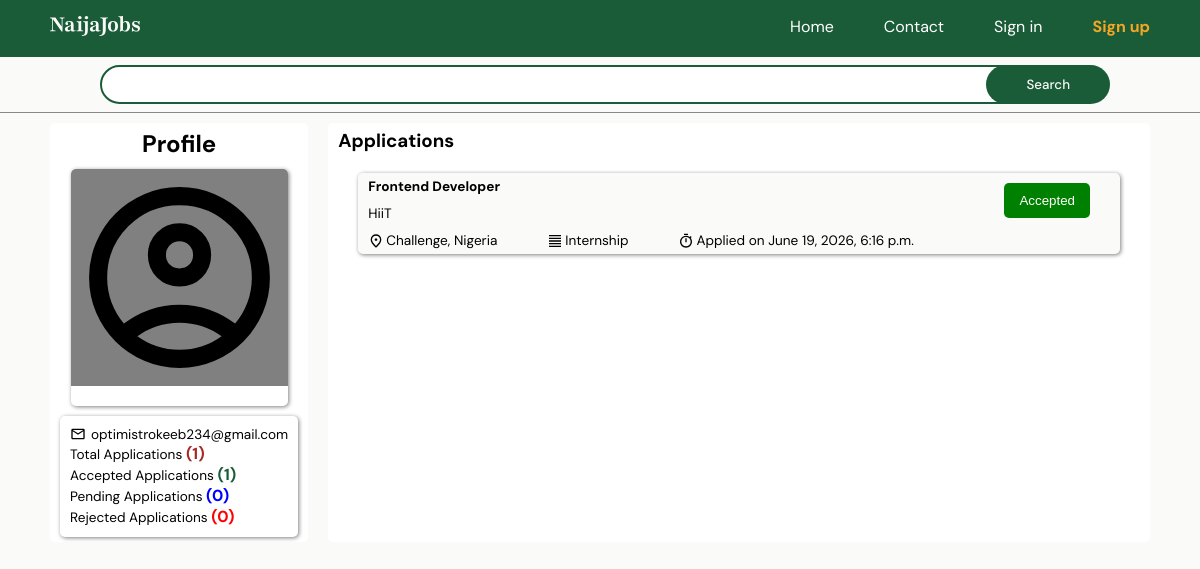
The page /my-application (signed in) on the database its author committed.
### accounts/models.py (models this page shows)
class User(AbstractUser):
    role_options = (('Employer', 'employer'),('seeker', 'Job seeker'))
    id = models.UUIDField(primary_key=True, editable=False, default=uuid.uuid4)
    role = models.CharField(max_length=20, choices= role_options)

### routes/models.py (models this page shows, shortened)
class Application(models.Model):
    STATUS_CHOICES = (('pending', 'Pending'), ('accepted', 'Accepted'), ('rejected', 'Rejected'))
    applicant = models.ForeignKey(
        User,
        on_delete=models.CASCADE,
        related_name="applications"
    )
    job = models.ForeignKey(
        JobPost,
        on_delete=models.CASCADE,
        related_name="applications"
    )
    status = models.CharField(
        max_length=20,
        choices=STATUS_CHOICES,
        default="pending"
    )
    applied_at = models.DateTimeField(auto_now_add=True)
    class Meta:
        unique_together = ("applicant", "job")

### Employer/models.py (models this page shows, shortened)
class JobPost(models.Model):
    user = models.ForeignKey(
        User,
        on_delete=models.CASCADE,
        related_name="job_posts"
    )
    status_options = (('open', 'Open'), ('closed', 'Closed'))
    type_options = (('full_time', 'Full Time'), ('part_time', 'Part Time'), ('internship', 'Internship'), ('contract', 'Contract'))
    title = models.CharField(max_length=50)
    job_type = models.CharField(max_length=50, choices=type_options, db_index=True)
    salary_min = models.PositiveIntegerField()
    salary_max = models.PositiveIntegerField()
    description = models.TextField()
    category = models.CharField(max_length=50, db_index=True)
    date_posted = models.DateTimeField(auto_now_add=True)
    date_closing = models.DateField()
    status = models.CharField(max_length=20, choices=status_options, db_index=True, default="Open")
    is_active = models.BooleanField(default=True)

class EmployerProfile(models.Model):
    user = models.OneToOneField(
        User,
        on_delete=models.CASCADE,
        related_name="employer_profile"
    )
    company_name = models.CharField(max_length=50)
    industry = models.CharField(max_length=50)
    location = models.TextField()
    website = models.TextField()
    about_us = models.TextField()
    email = models.CharField(max_length=50)
    phone = models.CharField(max_length=11)
    linkedin = models.TextField()
    office_held = models.CharField(max_length=30)

### routes/views.py (the view)
# urls.py: path("my-application", views.Job_Applications, name="my_applications"),
@login_required
def Job_Applications(request):
    if(request.user.role == "Employer"):
        return redirect("home")
    job_applications = request.user.applications.all()
    total_applications = request.user.applications.all().count()
    pending = request.user.applications.all().filter(status = "pending").count()
    total_acceptance = request.user.applications.all().filter(status = "Accepted").count()
    total_rejected = request.user.applications.all().filter(status = "Rejected").count()
    return render(request, "routes/job-applications.html", {
        "applications" : job_applications,
          "total" : total_applications,
          "pending" : pending,
          "accepted" : total_acceptance,
          "rejected" : total_rejected
        })

### templates/routes/job-applications.html (shortened to what this page needs)
{% extends "base.html" %}
{% load static %}
{% block style %} <link rel="stylesheet" href="{% static 'css/job-application.css'%}"> {% endblock %}
{% block content %}
    {% if applications %}
    <section id="container">
        <aside class="first">
            <h3>Profile</h3>
            <div class="profiles">
                <img src="{% static 'svg/user-black.svg' %}" alt="">
            </div>
            <div class="stats">
                <p class="mail"><img width="16" src="{% static 'svg/mail.svg' %}" alt=""> {{ request.user.email }}</p>
                <p>Total Applications <b class="brown">({{ total }})</b></p>
                <p>Accepted Applications <b class="green">({{ accepted }})</b></p>
                <p>Pending Applications <b class="blue">({{ pending }})</b></p>
                <p>Rejected Applications <b class="red">({{ rejected }})</b></p>
            </div>
        </aside>
        <aside class="second">
            <h3>Applications</h3>
            {% for application in applications %}
                <a class="application-card" href="{% url 'job_detail' application.job.id %}">
                    <article class="first">
                        <section class="left">
                            <h4>{{ application.job.title }}</h4>
                            <p>{{ application.job.user.employer_profile.company_name }}</p>
                        </section>
                        <section class="right">
                            {% if application.status == "pending" %}
                                <button class="btn grey" type="button">{{ application.status }}</button>
                            {% elif application.status == "Accepted" %}
                                <button class="btn green">Accepted</button>
                            {% elif application.status == "Rejected" %}
                                <button class="btn red">Rejected</button>
                            {% endif %}
                        </section>
                    </article>
                    <article class="second">
                        <div class="location">
                            <img width="16" src="{% static 'svg/location.svg' %}" alt="">
                            <p>{{ application.job.user.employer_profile.location }}</p>
                        </div>
                        <div class="type">
                            <img width="16" src="{% static 'svg/type.svg' %}" alt="">
                            <p>{{ application.job.job_type }}</p>
                        </div>
                        <div class="time">
                            <img width="16" src="{% static 'svg/time.svg' %}" alt="">
                            <p>Applied on {{ application.applied_at }}</p>
                        </div>
                    </article>
                </a>
            {% endfor %}
        </aside>
    </section>
    {% else %}
    <div class="empty-container">
        <p>Empty Applications</p>
    </div>
    {% endif %}
{% endblock %}

### static/css/base.css (style rules this page uses)
:root { --forest-green: #1A5C38; --Nigerian-gold: #F5A623; --bg-color: #FAFAF8; --text-color: #1A1A1A; --muted: #888888; }
* { margin: 0; padding: 0; box-sizing: border-box; }
body { background-color: var(--bg-color); font-family: regular; }

### static/css/job-application.css (style rules this page uses)
:root { --forest-green: #1A5C38; --Nigerian-gold: #F5A623; --bg-color: #FAFAF8; --text-color: #1A1A1A; --muted: #888888; }
#container { display: flex; column-gap: 20px; padding: 10px 50px; }
aside.first { display: flex; flex-direction: column; row-gap: 10px; flex: 20; align-items: center; background-color: white; border-radius: 5px; padding: 5px 10px; }
aside.first h3 { font: 1.5rem regular; font-weight: bold; }
div.profiles { display: flex; flex-direction: column; align-items: center; row-gap: 5px; background-color: white; padding-bottom: 10px; box-shadow: 1px 1px 4px grey; border-radius: 5px; }
div.profiles img { width: 216.82px; background-color: grey; border-top-left-radius: 5px; border-top-right-radius: 5px; }
div.stats { display: flex; flex-direction: column; justify-content: start; background-color: white; box-shadow: 1px 1px 4px grey; font: .85rem regular; padding: 10px; border-radius: 5px; }
p.mail { display: flex; align-items: center; column-gap: 5px; }
b.brown, b.green, b.red, b.blue { font-size: 1rem; }
b.brown { color: brown; }
b.green { color: var(--forest-green); }
b.blue { color: blue; }
b.red { color: red; }
aside.second { flex: 80; background-color: white; border-radius: 5px; padding: 5px 10px; }
a.application-card { max-width: 100%; display: flex; flex-direction: column; text-decoration: none; color: black; font: .85rem regular; margin: 20px; padding: 5px 10px; box-shadow: 1px 1px 4px grey; border-radius: 5px; background-color: var(--bg-color); row-gap: 10px; }
article.first { display: flex; justify-content: space-between; align-items: center; padding-right: 20px; }
button.btn { padding: 10px 15px; border: 0; border-radius: 5px; }
.btn.green { background-color: green; color: white; }
article.second, div.location, div.time, div.type { display: flex; align-items: center; }
article.second { column-gap: 50px; }
div.location, div.time, div.type { column-gap: 2px; }
section.left { display: flex; flex-direction: column; row-gap: 10px; }

### rows shown on the page
User: user.email "optimistrokeeb234@gmail.com"
Application: job "Frontend Developer", job.user.employer_profile.company_name "HiiT", status "Accepted", job.user.employer_profile.location "Challenge, Nigeria", job.job_type "Internship", applied_at "June 19, 2026, 6:16 p.m."

### other values the page prints
{{ total }} "1"
{{ accepted }} "1"
{{ pending }} "0"
{{ rejected }} "0"
